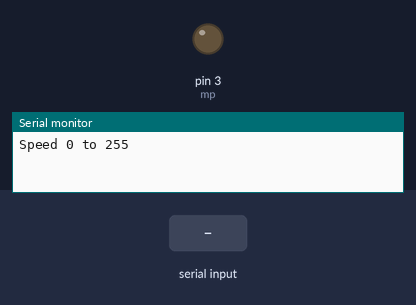
Recording of a sketch running on a simulated Arduino Uno, built with avr-gcc and run on an emulated ATmega328P. Shown: output pins drawn as LEDs (lit = HIGH), the last lines printed to the serial monitor. Inputs (shaded band) come from the test bench.

Above: at 1.2 s.
1.3 s: "90,45\n" received over Serial
At 1.7 s:
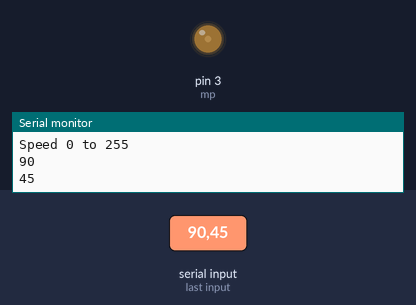
3.8 s: "30,150\n" received over Serial
At 4.6 s:
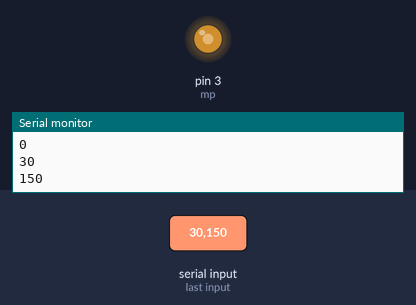
6.3 s: "200\n" received over Serial
At 6.6 s:
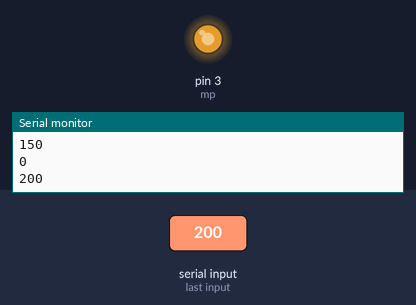
Timing chart, 0 to 9.3 s (numbered marks = the images above; inputs shaded):
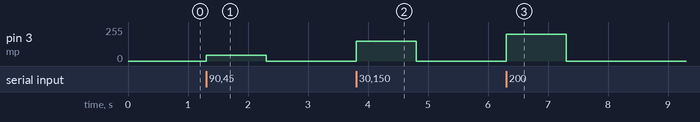

The sketch:

DC_Vex_Motor.ino
```cpp
int mp = 3;
int s = 0;

void setup()
{
  Serial.begin(9600);
  pinMode(mp, OUTPUT);
  Serial.println("Speed 0 to 255");
}

void loop()
{
  if(Serial.available())
  {
    s = Serial.parseInt();
    //if(s >= 0 && s <= 255)
    //{
      //s = s - 127;
      analogWrite(mp,s);
      Serial.println(s);
    //}
  }
}
```

Measured:
- after the input at 1.3 s, pin 3 (mp): 0/255 → 45/255 at once, → 0/255 1.0 s later
- after the input at 3.8 s, pin 3 (mp): 0/255 → 150/255 at once, → 0/255 1.0 s later
- after the input at 6.3 s, pin 3 (mp): 0/255 → 200/255 at once, → 0/255 1.0 s later
